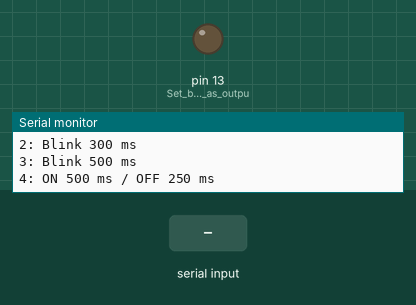
Simulated run of this sketch. Board: Arduino Uno, built with avr-gcc and run on an emulated ATmega328P. Shown: output pins drawn as LEDs (lit = HIGH), the last lines printed to the serial monitor. Dashed ring = blinking. The inputs (shaded band) are chosen by the test bench.

Above: at 1.2 s.
1.3 s: "90,45\n" received over Serial
At 1.55 s:
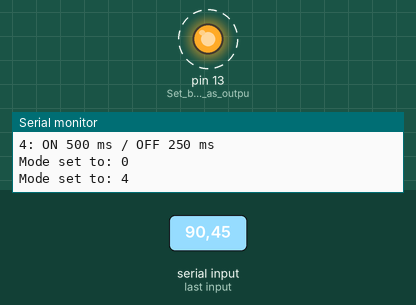
4.3 s: "30,150\n" received over Serial
At 5.0 s:
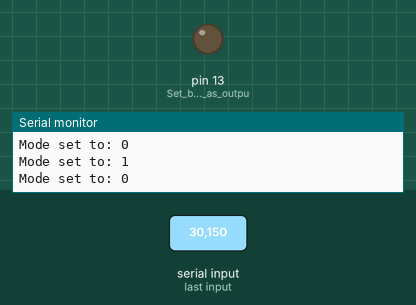
5.8 s: "1\n" received over Serial
At 6.2 s:
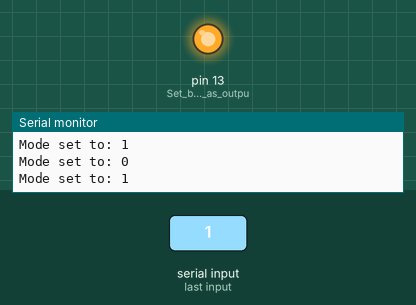
Timing chart, 0 to 8.8 s (numbered marks = the images above; inputs shaded):
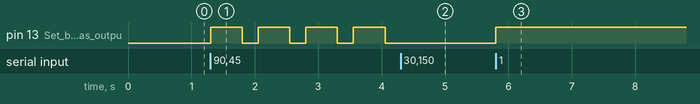

Measured:
- after the input at 1.3 s, pin 13 (Set_built-in_LED_as_outpu): alternates HIGH for 0.50 s and LOW for 0.25 s, starting at once
- after the input at 4.3 s, pin 13 (Set_built-in_LED_as_outpu): stops changing and stays LOW
- after the input at 5.8 s, pin 13 (Set_built-in_LED_as_outpu): LOW → HIGH at once

The sketch:

Control_biuild-in__LED_via_Serial_Monitor_5mode.ino
```cpp
/*
  Serial LED Mode Control (Built-in LED)

  Commands from Serial Monitor:
  0 = LED OFF
  1 = LED ON
  2 = Blink continuously every 500 ms
  3 = Blink continuously every 1000 ms
  4 = ON for 1000 ms, OFF for 500 ms
*/

int mode = 0;                 // Current LED mode
unsigned long previousTime = 0;
bool ledState = LOW;

void setup() {
  pinMode(LED_BUILTIN, OUTPUT);  // Set built-in LED as output
  Serial.begin(9600);            // Start serial communication

  Serial.println("LED MODE CONTROL");
  Serial.println("0: OFF");
  Serial.println("1: ON");
  Serial.println("2: Blink 300 ms");
  Serial.println("3: Blink 500 ms");
  Serial.println("4: ON 500 ms / OFF 250 ms");
}

void loop() {
  // Read command from Serial Monitor
  if (Serial.available() > 0) {
    char cmd = Serial.read();

    if (cmd >= '0' && cmd <= '4') {
      mode = cmd - '0';          // Convert char to number
      Serial.print("Mode set to: ");
      Serial.println(mode);
    }
  }

  unsigned long currentTime = millis();

  // MODE 0: LED OFF
  if (mode == 0) {
    digitalWrite(LED_BUILTIN, LOW);
  }

  // MODE 1: LED ON
  else if (mode == 1) {
    digitalWrite(LED_BUILTIN, HIGH);
  }

  // MODE 2: Blink every 300 ms
  else if (mode == 2) {
    if (currentTime - previousTime >= 300) {
      previousTime = currentTime;
      ledState = !ledState;
      digitalWrite(LED_BUILTIN, ledState);
    }
  }

  // MODE 3: Blink every 500 ms
  else if (mode == 3) {
    if (currentTime - previousTime >= 500) {
      previousTime = currentTime;
      ledState = !ledState;
      digitalWrite(LED_BUILTIN, ledState);
    }
  }

  // MODE 4: ON 500 ms, OFF 250 ms
  else if (mode == 4) {
    if (ledState == HIGH && currentTime - previousTime >= 500) {
      ledState = LOW;
      previousTime = currentTime;
      digitalWrite(LED_BUILTIN, LOW);
    }
    else if (ledState == LOW && currentTime - previousTime >= 250) {
      ledState = HIGH;
      previousTime = currentTime;
      digitalWrite(LED_BUILTIN, HIGH);
    }
  }
}
```
